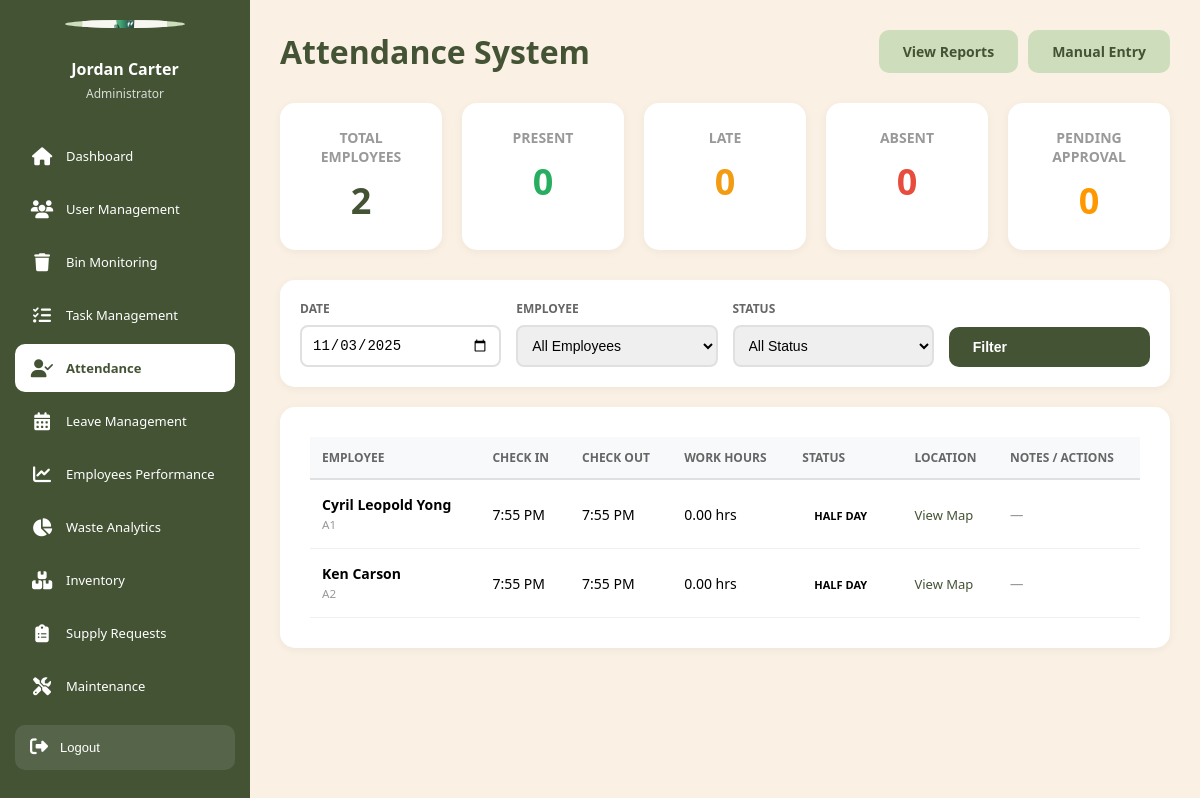
The page /admin/attendance.php?date=2025-11-03 (signed in) on the database as committed earlier.
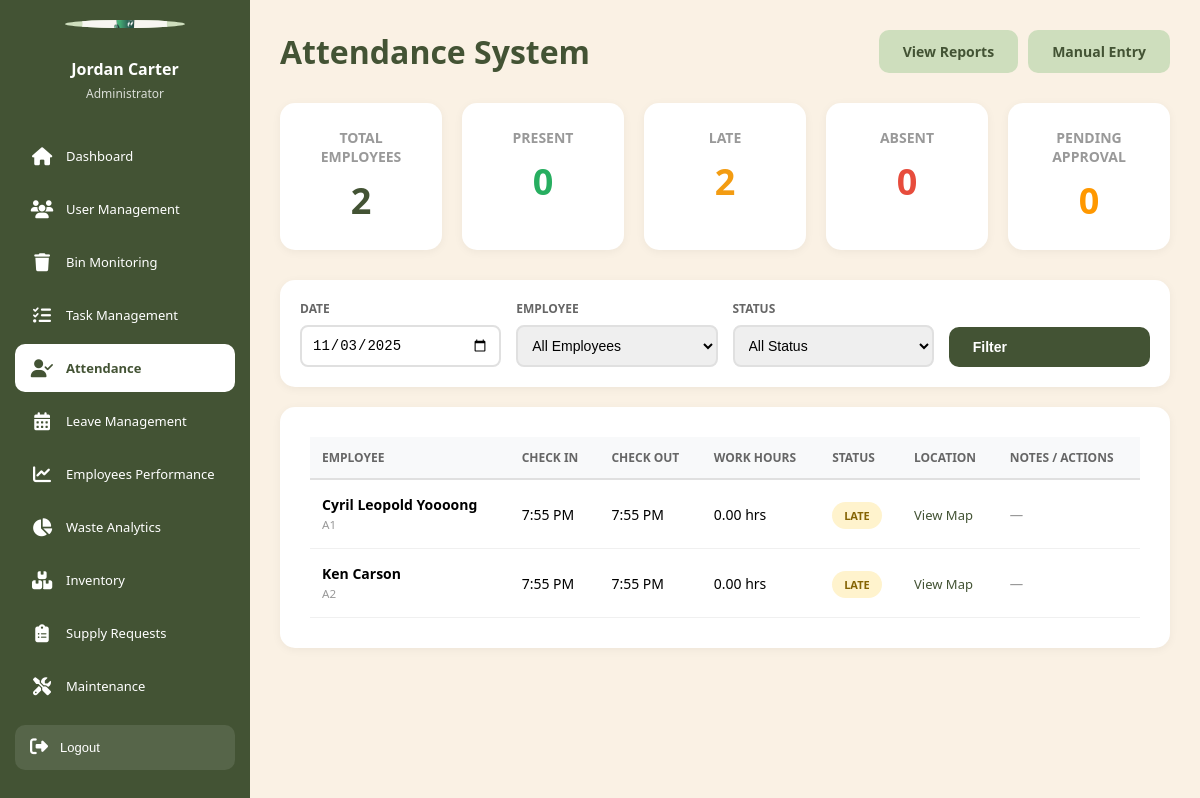
The same page on the database as committed later.
### tables this page shows
CREATE TABLE `attendance` (
  `attendance_id` int(11) NOT NULL,
  `employee_id` int(11) NOT NULL,
  `attendance_date` date NOT NULL,
  `check_in_time` time DEFAULT NULL,
  `check_in_location` varchar(100) DEFAULT NULL,
  `check_out_time` time DEFAULT NULL,
  `check_out_location` varchar(100) DEFAULT NULL,
  `work_hours` decimal(5,2) DEFAULT NULL COMMENT 'Calculated work hours',
  `status` enum('present','late','absent','half_day') DEFAULT 'present',
  `notes` text DEFAULT NULL,
  `created_at` timestamp NOT NULL DEFAULT current_timestamp()
);

CREATE TABLE `employees` (
  `employee_id` int(11) NOT NULL,
  `username` varchar(50) NOT NULL,
  `password` varchar(255) NOT NULL COMMENT 'Hashed password using password_hash()',
  `email` varchar(100) NOT NULL,
  `language` varchar(5) DEFAULT 'en',
  `full_name` varchar(100) NOT NULL,
  `phone_number` varchar(20) DEFAULT NULL,
  `profile_picture` varchar(255) DEFAULT NULL,
  `area_id` int(11) DEFAULT NULL,
  `created_at` timestamp NOT NULL DEFAULT current_timestamp(),
  `last_login` timestamp NULL DEFAULT NULL,
  `status` enum('active','on_leave','inactive') DEFAULT 'active'
);

CREATE TABLE `areas` (
  `area_id` int(11) NOT NULL,
  `area_name` varchar(50) NOT NULL COMMENT 'Block name (A1, A2, A3, B1, B2)',
  `block` varchar(10) DEFAULT NULL,
  `total_floors` int(11) NOT NULL DEFAULT 4,
  `total_bins` int(11) NOT NULL DEFAULT 4,
  `description` text DEFAULT NULL,
  `created_at` timestamp NOT NULL DEFAULT current_timestamp()
);

### config/database.php (called while the page is built, shortened)
<?php
$options = [
    PDO::ATTR_ERRMODE            => PDO::ERRMODE_EXCEPTION,
    PDO::ATTR_DEFAULT_FETCH_MODE => PDO::FETCH_ASSOC,
    PDO::ATTR_EMULATE_PREPARES   => false,
    PDO::ATTR_PERSISTENT         => false,
];
try {
    $dsn = "mysql:host=" . DB_HOST . ";dbname=" . DB_NAME . ";charset=" . DB_CHARSET;
    $pdo = new PDO($dsn, DB_USER, DB_PASS, $options);
} catch (PDOException $e) {
    die("Database Connection Failed: " . $e->getMessage());
}
function query($sql, $params = []) {
    global $pdo;
    $stmt = $pdo->prepare($sql);
    $stmt->execute($params);
    return $stmt;
}
function getAll($sql, $params = []) {
    $stmt = query($sql, $params);
    return $stmt->fetchAll();
}
?>

### admin/attendance.php (the view, shortened to what the changed rows need)
<?php
require_once '../config/database.php';
$selected_date = $_GET['date'] ?? date('Y-m-d');
$query = "SELECT a.*, e.full_name, e.username, ar.area_name
          FROM attendance a
          JOIN employees e ON a.employee_id = e.employee_id
          LEFT JOIN areas ar ON e.area_id = ar.area_id
          WHERE a.attendance_date = ?";
$params = [$selected_date];
$query .= " ORDER BY a.check_in_time ASC";
$attendance_records = getAll($query, $params);
$late_count = count(array_filter($attendance_records, fn($r) => $r['status'] === 'late'));
?>
<!DOCTYPE html>
<html lang="en">
<head>
</head>
<body>
    <?php include '../includes/admin_sidebar.php'; ?>
    <main class="main-content">
        <div class="page-header">
            <h1>Attendance System</h1>
        </div>
        <div class="stats-row">
            <div class="stat-card late">
                <h3>Late</h3>
                <div class="value"><?php echo $late_count; ?></div>
            </div>
        </div>
        <div class="table-container">
            <?php if (empty($attendance_records)): ?>
                <div class="empty-state">
                    <h3>No attendance records found</h3>
                </div>
            <?php else: ?>
                <table>
                    <thead>
                        <tr>
                            <th>Employee</th>
                            <th>Check In</th>
                            <th>Check Out</th>
                            <th>Work Hours</th>
                            <th>Status</th>
                            <th>Location</th>
                            <th>Notes / Actions</th>
                        </tr>
                    </thead>
                    <tbody>
                        <?php foreach ($attendance_records as $record):
                            $needs_approval = $record['status'] === 'absent'
                                && !empty($record['notes'])
                                && strpos($record['notes'], 'Late reason:') === 0
                                && strpos($record['notes'], '[Approved by Admin') === false
                                && strpos($record['notes'], '[Rejected by Admin') === false;
                            $is_approved = strpos($record['notes'], '[Approved by Admin') !== false;
                            $is_rejected = strpos($record['notes'], '[Rejected by Admin') !== false;
                        ?>
                            <tr <?php echo $needs_approval ? 'class="needs-approval"' : ''; ?>>
                                <td>
                                    <strong><?php echo htmlspecialchars($record['full_name']); ?></strong><br>
                                    <small style="color: #999;"><?php echo htmlspecialchars($record['area_name'] ?? 'No Area'); ?></small>
                                </td>
                                <td>
                                    <?php echo $record['check_in_time'] ? date('g:i A', strtotime($record['check_in_time'])) : '--:--'; ?>
                                </td>
                                <td>
                                    <?php echo $record['check_out_time'] ? date('g:i A', strtotime($record['check_out_time'])) : '--:--'; ?>
                                </td>
                                <td>
                                    <?php echo $record['work_hours'] ? number_format($record['work_hours'], 2) . ' hrs' : '0.00 hrs'; ?>
                                </td>
                                <td>
                                    <span class="status-badge status-<?php echo $record['status']; ?>">
                                        <?php echo ucfirst(str_replace('_', ' ', $record['status'])); ?>
                                    </span>
                                </td>
                                <td>
                                    <?php if ($record['check_in_location']): ?>
                                        <a href="https://www.google.com/maps?q=<?php echo urlencode($record['check_in_location']); ?>"
                                           target="_blank"
                                           class="location-link">
                                            View Map
                                        </a>
                                    <?php else: ?>
                                        <span style="color: #999;">N/A</span>
                                    <?php endif; ?>
                                </td>
                                <td class="notes-cell">
                                    <?php if (!empty($record['notes'])): ?>
                                        <?php if (strpos($record['notes'], 'Late reason:') === 0): ?>
                                            <div class="notes-reason">
                                                <strong>Late Reason:</strong>
                                                <?php
                                                $notes_parts = explode("\n", $record['notes']);
                                                $reason = trim(str_replace('Late reason:', '', $notes_parts[0]));
                                                echo htmlspecialchars($reason);
                                                ?>
                                            </div>
                                            <?php if ($needs_approval): ?>
                                                <div class="approval-actions">
                                                    <form method="POST" class="approval-form">
                                                        <input type="hidden" name="action" value="approve">
                                                        <input type="hidden" name="attendance_id" value="<?php echo $record['attendance_id']; ?>">
                                                        <input type="hidden" name="date" value="<?php echo $selected_date; ?>">
                                                        <select name="approved_status" class="status-select" required>
                                                            <option value="late">Change to Late</option>
                                                            <option value="present">Change to Present</option>
                                                            <option value="absent">Keep as Absent</option>
                                                        </select>
                                                        <button type="submit" class="btn btn-sm btn-approve">✓ Approve</button>
                                                    </form>
                                                    <form method="POST" class="approval-form">
                                                        <input type="hidden" name="action" value="reject">
                                                        <input type="hidden" name="attendance_id" value="<?php echo $record['attendance_id']; ?>">
                                                        <input type="hidden" name="date" value="<?php echo $selected_date; ?>">
                                                        <button type="submit" class="btn btn-sm btn-reject" onclick="return confirm('Reject this attendance? Status will remain as Absent.')">✗ Reject</button>
                                                    </form>
                                                </div>
                                            <?php elseif ($is_approved): ?>
                                                <span class="approval-status">✓ Approved</span>
                                            <?php elseif ($is_rejected): ?>
                                                <span class="rejection-status">✗ Rejected</span>
                                            <?php endif; ?>
                                        <?php else: ?>
                                            <span class="notes-text"><?php echo htmlspecialchars($record['notes']); ?></span>
                                        <?php endif; ?>
                                    <?php else: ?>
                                        <span class="notes-empty">—</span>
                                    <?php endif; ?>
                                </td>
                            </tr>
                        <?php endforeach; ?>
                    </tbody>
                </table>
            <?php endif; ?>
        </div>
    </main>
</body>
</html>

Rows that differ between the two databases and show on the page:
changed attendance: employee.full_name "Cyril Leopold Yong" → "Cyril Leopold Yoooong"; status "HALF DAY" → "LATE"
changed attendance "Ken Carson": status "HALF DAY" → "LATE"
Other text that changed with them:
$late_count: "0" → "2"
